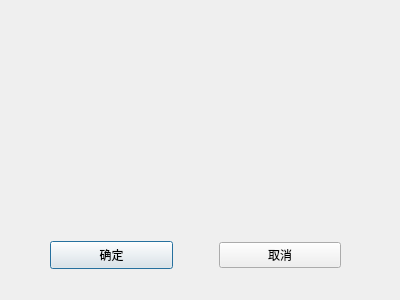
<?xml version="1.0" encoding="UTF-8"?>
<ui version="4.0">
 <class>FixDialog</class>
 <widget class="QDialog" name="FixDialog">
  <property name="geometry">
   <rect>
    <x>0</x>
    <y>0</y>
    <width>400</width>
    <height>300</height>
   </rect>
  </property>
  <property name="windowTitle">
   <string>Dialog</string>
  </property>
  <widget class="QWidget" name="widget" native="true">
   <property name="geometry">
    <rect>
     <x>50</x>
     <y>220</y>
     <width>291</width>
     <height>71</height>
    </rect>
   </property>
   <layout class="QHBoxLayout" name="horizontalLayout">
    <item>
     <widget class="QPushButton" name="btn1">
      <property name="enabled">
       <bool>true</bool>
      </property>
      <property name="sizePolicy">
       <sizepolicy hsizetype="Minimum" vsizetype="Fixed">
        <horstretch>0</horstretch>
        <verstretch>0</verstretch>
       </sizepolicy>
      </property>
      <property name="minimumSize">
       <size>
        <width>0</width>
        <height>28</height>
       </size>
      </property>
      <property name="text">
       <string>确定</string>
      </property>
     </widget>
    </item>
    <item>
     <spacer name="horizontalSpacer">
      <property name="orientation">
       <enum>Qt::Horizontal</enum>
      </property>
      <property name="sizeType">
       <enum>QSizePolicy::Fixed</enum>
      </property>
      <property name="sizeHint" stdset="0">
       <size>
        <width>40</width>
        <height>20</height>
       </size>
      </property>
     </spacer>
    </item>
    <item>
     <widget class="QPushButton" name="btn2">
      <property name="text">
       <string>取消</string>
      </property>
     </widget>
    </item>
   </layout>
  </widget>
 </widget>
 <resources/>
 <connections/>
</ui>
